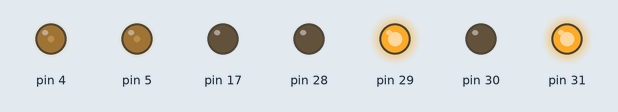
Bench run of a sketch on a simulated Arduino Mega 2560, built with avr-gcc and run on an emulated ATmega2560. Parts: output pins drawn as LEDs (lit = HIGH).

Above: at 0.1 s.
Timing chart, 0 to 1.6 s (numbered marks = the images above):
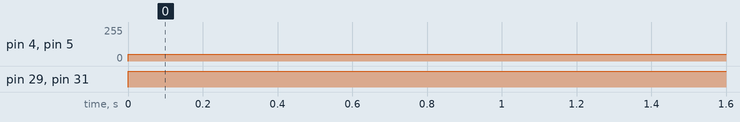

Measured:
- by itself, pin 4, pin 5: 0/255 → 50/255 at 0.00 s
- by itself, pin 29, pin 31: LOW → HIGH at 0.00 s

The sketch:

defence.ino
```cpp
#include<SimpleTimer.h>
SimpleTimer timer;

int echoPin = 37;
int trigPin = 38;
float duration, distance;

void setup(){
  Serial.begin(115200); Serial1.begin(115200);
  pinMode(4, OUTPUT); pinMode(5, OUTPUT);
  pinMode(28, OUTPUT); pinMode(29, OUTPUT);
  pinMode(30, OUTPUT); pinMode(31, OUTPUT);
  pinMode(trigPin, OUTPUT); pinMode(echoPin, INPUT);
  pinMode(17, OUTPUT);

}


void loop(){
  timer.run();


   analogWrite(4,50); digitalWrite(28,LOW);digitalWrite(29,HIGH);
   analogWrite(5,50); digitalWrite(30,LOW);digitalWrite(31,HIGH);
}
```
